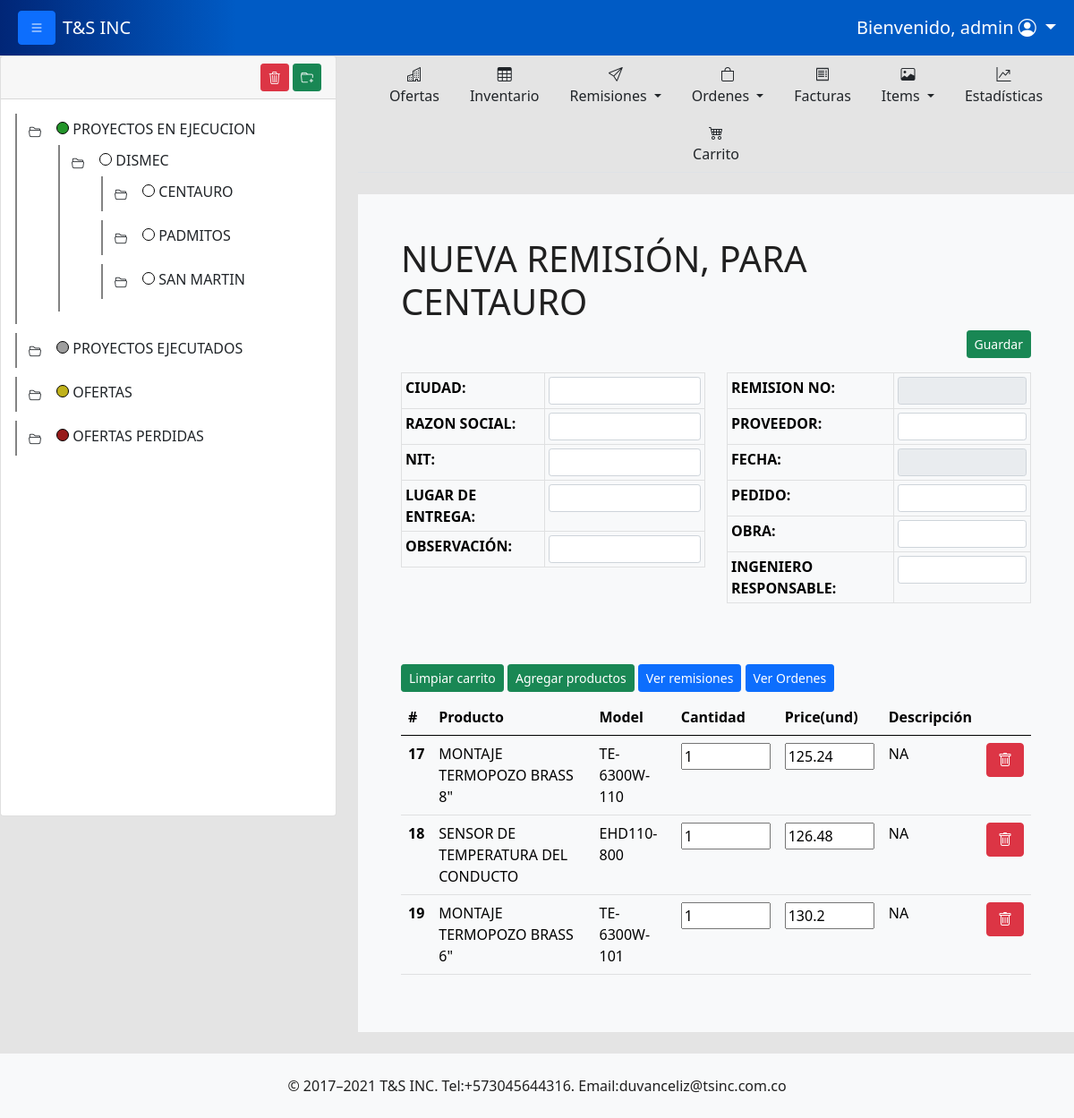
Page /createremission/14 (signed in) on the committed database.
### tsinc/models.py (models this page shows, shortened)
class Folder(models.Model):
    name = models.CharField(max_length=200)
    order = models.PositiveIntegerField(default=0)
    color = models.CharField(max_length=50, null=True, blank=True)
    parent = models.ForeignKey('self', on_delete=models.CASCADE, null=True, blank=True, related_name='children')
    project = models.ForeignKey(Project, on_delete=models.SET_NULL, null=True, blank=True)
    usersession = models.ForeignKey(User,on_delete=models.SET_NULL, null=True, blank=True )
    date = models.DateTimeField(default=timezone.now)
    class Meta:
        verbose_name = "Carpeta"
        verbose_name_plural = "Carpetas"
        ordering = ['order']

class Project(models.Model):
    name = models.CharField(max_length=200, default=None)
    company_name = models.CharField(max_length=200, default=None)
    nit = models.CharField(max_length=200,null=True)
    asesor = models.CharField(max_length=200, default=None)
    verified = models.BooleanField(default=False)
    approved = models.BooleanField(default=False)
    progress = models.IntegerField(default=0)
    date = models.DateField(default=datetime.date.today)
    usersession = models.ForeignKey(User, on_delete=models.SET_NULL, null=True, blank=True)

class ProductBox(models.Model):
    product = models.ForeignKey(Product,on_delete=models.CASCADE)
    quantity = models.IntegerField(default=0)
    price = models.FloatField(default=0)
    usersession = models.ForeignKey(User,on_delete=models.SET_NULL,null=True, blank=True)

class Product(models.Model):
    code = models.CharField(max_length=200, default=None)
    product_name = models.CharField(max_length=200, default=None)
    factory_ref = models.CharField(max_length=200, default=None)
    model = models.CharField(max_length=200, default=None)
    sale_price = models.FloatField(default=0)
    sale_price_cop = models.FloatField(default=0)
    purcharse_price = models.FloatField(default=0)
    purcharse_price_cop = models.FloatField(default=0)
    brand = models.CharField(max_length=200, default=None)
    location = models.CharField(max_length=200, default=None)
    quantity = models.IntegerField()
    point = models.CharField(max_length=100,null=True,blank=True)
    observation =models.CharField(max_length=250, null=True)
    description = models.TextField(validators=[MaxLengthValidator(500)], null=True)
    min_stock = models.IntegerField(default=0)
    iva = models.BooleanField(default=False)
    date = models.DateField(default=datetime.date.today)

### tsinc/views.py (the view, shortened to what this page needs)
# urls.py: path('createremission/<int:id>', views.create_remission, name='create_remission'),
@user_passes_test(staff_required,login_url='/accessdenied/')
@login_required
def create_remission(request,id):
    project = Project.objects.filter(id=id).first()
    if request.method == 'GET':
        path = f"createremission"
        productbox = ProductBox.objects.filter(usersession = request.user).all()
        is_staff = staff_required(request.user)
        return render(request,'createremission.html',{'productbox':productbox,
                                                      'form':CreateRemission,
                                                      'path':path,
                                                      'is_staff':is_staff,
                                                      'project':project,
                                                      })

### tsinc/context_processors.py (called while the page is built)
def folder_tree(request):
    folders = Folder.objects.select_related('parent').order_by('parent_id', 'order')
    return {
        'folder_tree':folders
    }

def get_user(request):
    return {
        'user':request.user
    }

### tsinc/views.py (called while the page is built)
def staff_required(user):
    return user.is_staff

### tsinc/templates/createremission.html (shortened to what this page needs)
{% extends 'layout_with_folder_tree.html' %} {% block body %} {% load static %}
<div class="container p-5 bg-light">
    <div class="row">
      <div class="col-md-8">
        <h4 class="display-6">NUEVA REMISIÓN, PARA {{project.name}}</h4>
      </div>
      <div class="col-md-4"></div>
    </div>
    <div class="row">
       {% include 'components/remission_comp.html' with project=project %}
    </div>
    <div class="row">
      <div class="col-md-12">
        {% include 'components/car.html' %}
      </div>
    </div>
  </div>
{% endblock %}

### tsinc/templates/layout_with_folder_tree.html (shortened to what this page needs)
{% load static %}
<!DOCTYPE html>
<html lang="es">
  <head>
    <link
      href="https://cdn.jsdelivr.net/npm/bootstrap@5.0.2/dist/css/bootstrap.min.css"
      rel="stylesheet"
    />
    <link rel="stylesheet" href="https://cdn.jsdelivr.net/npm/bootstrap-icons@1.11.3/font/bootstrap-icons.min.css">
    <link rel="stylesheet" href="{% static 'css/styles.css' %}">
    <link rel="stylesheet" href="{% static 'css_w/styles_workspace.css' %}">
  </head>
      <nav class="navbar navbar-expand-lg navbar navbar-dark" style="background: linear-gradient(90deg, rgba(1,38,119,1) 0%, rgba(0,91,197,1) 22%, rgba(0,91,197,1) 100%);">
        <div class="container-fluid">
          <div class="mx-2">
          <button class="btn btn-primary" id="btn-open-close-nav"><i class="bi bi-list"></i></button>
          </div>
          <a class="navbar-brand" href="#" >T&S INC</a>
          <div class="collapse navbar-collapse justify-content-end" id="navbarNavAltMarkup">
            <div class="navbar-nav">
              {% if user.is_staff %}
              <li class="nav-item dropdown">
                <a class="nav-link dropdown-toggle fs-5 text-white text-center" href="#" id="navbarDarkDropdownMenuLink" role="button" data-bs-toggle="dropdown" aria-expanded="false">
                  <span class="fs-5">Bienvenido, {{user.username}}</span>
                  <i class="bi bi-person-circle"></i>
                </a>
              </li>
              {% endif %}
            </div>
          </div>
        </div>
      </nav>
    <body >
      <div class="continer-flow content">
        <div class="row row-cols-2">
            <div class="col" style="display: none;  width: 400px;" id="nav-tree">
              <div class="card">
                <div class="card-header">
                    <div class="row">
                      <div class="col-8">
                      </div>
                      <div class="col-4 text-end">
                          <button id="btn-hidden-delete-folder" class="btn btn-danger btn-sm" ><i class="bi bi-trash3"></i></button>
                          <button id="btn-hidden-folder" class="btn btn-success btn-sm"><i class="bi bi-folder-plus"></i></button>
                      </div>
                    </div>
                </div>
                <div class="card-body workspace-nav">
                  <ul id="tree" >
                      {% include 'workspace_comp/subfolder_tree.html' with folders=folder_tree parent=None %}
                </ul>
                </div>
              </div>
            </div>
            <div class="col-md">
              <ul class="nav nav-tabs justify-content-center mb-4">
                <li class="nav-item">
                  <a class="nav-link text-dark text-center" href="{% url 'show_all_offers' %}">
                    <i class="bi bi-buildings d-block"></i>
                    Ofertas
                  </a>
                </li>
                <li class="nav-item">
                  <a class="nav-link text-dark text-center" href="{% url 'product' %}">
                    <i class="bi bi-table d-block"></i>
                    Inventario
                  </a>
                </li>
                <li class="nav-item dropdown">
                  <a class="nav-link dropdown-toggle text-center text-dark" data-bs-toggle="dropdown" href="#" role="button" aria-expanded="false">
                    <i class="bi bi-send d-block"></i>
                     Remisiones
                  </a>
                </li>
                <li class="nav-item dropdown">
                  <a class="nav-link dropdown-toggle text-center text-dark" data-bs-toggle="dropdown" href="#" role="button" aria-expanded="false">
                    <i class="bi bi-bag d-block"></i>
                    Ordenes
                  </a>
                </li>
                <li class="nav-item">
                  <a class="nav-link text-dark text-center" href="{% url 'invoices' %}">
                    <i class="bi bi-receipt d-block"></i>
                    Facturas
                  </a>
                </li>
                <li class="nav-item dropdown">
                  <a class="nav-link dropdown-toggle text-center text-dark" data-bs-toggle="dropdown" href="#" role="button" aria-expanded="false">
                    <i class="bi bi-image d-block"></i>
                  Items
                  </a>
                </li>
                <li class="nav-item">
                  <a class="nav-link text-dark text-center" href="{% url 'order_statictics' %}">
                    <i class="bi bi-graph-up-arrow d-block"></i>
                    Estadísticas
                  </a>
                </li>
                <li class="nav-item">
                  <a class="nav-link text-dark text-center" href="{% url 'carpage' %}">
                    <i class="bi bi-cart4 d-block"></i>
                    Carrito
                  </a>
                </li>
              </ul>
                {% block body %} {% endblock %}
            </div>
        </div>
      </div>
        <footer class="bg-light mt-4 d-flex justify-content-center">
          <div class="p-4">© 2017–2021 T&S INC. Tel:+573045644316. Email:duvanceliz@tsinc.com.co
         </div>
        </footer>
    </body>
</html>

### tsinc/templates/workspace_comp/subfolder_tree.html (shortened to what this page needs)
{% for folder in folders %}
    {% if folder.parent_id == parent %}
    <li data-id="{{folder.id}}">
            <span class="toggle-button " onclick="toggleSubfolders(this)"> <button class="btn btn btn-sm "><i class="bi bi-folder2-open"></i></button> </span>
            <div id="folder-color-indicator" style="background: {{folder.color}};"></div>
            <a href="{% url 'overview_folder' folder.id %}" class="text-dark" style="text-decoration: none;" >{{ folder.name }}</a>
            {% if folder.children.exists %}
                <ul data-id="{{folder.id}}" style="display: none;">
                    {% include 'workspace_comp/subfolder_tree.html' with folders=folders parent=folder.id %}
                </ul>
            {% else %}
            <ul>
            </ul>
            {% endif %}
        </li>
    {% endif %}
{% endfor %}

### tsinc/templates/components/car.html (shortened to what this page needs)
  <a href="{% url 'clean_productbox'%}" class="btn btn-success btn-sm mb-2">Limpiar carrito</a>
  <a href="{% url 'product' %}" class="btn btn-success btn-sm mb-2">Agregar productos</a>
  <a href="{% url 'remissions' %}" class="btn btn-primary btn-sm mb-2">Ver remisiones</a>
  <a href="{% url 'purcharse_order' %}" class="btn btn-primary btn-sm mb-2">Ver Ordenes</a>
  <div class="table-responsive">
    <table class="table table-hover table-light">
      <thead>
        <tr>
          <th scope="col">#</th>
          <th scope="col">Producto</th>
          <th scope="col">Model</th>
          <th scope="col">Cantidad</th>
          <th scope="col">Price(und)</th>
          <th scope="col">Descripción</th>
          <th></th>
        </tr>
      </thead>
      <tbody id="car">
        <tr>
          {% for product in productbox %}
          <th scope="row">{{product.id}}</th>
          <td>{{product.product.product_name}}</td>
          <td>{{product.product.model}}</td>
          <td><input type="number" value="{{product.quantity}}" style="width: 100px;" id="quantity{{product.id}}"></td>
          <td><input type="number" value="{{product.price}}" style="width: 100px;" id="price{{product.id}}"></td>
          <td>{{product.product.description}}</td>
          <td>
            <a href="{% url 'subtract_product' product.id %}" class="btn btn-danger bnt-sm"><i class="bi bi-trash"></i></a>
          </td>
        </tr>
        {%endfor%}
      </tbody>
    </table>
  </div>
  {% load static %}

### tsinc/static/css/styles.css (style rules this page uses)
body { background: #e4e4e4; color: #202020; height: 100vh; overflow-x: hidden; overflow-y: auto; }
html, body { height: 100%; margin: 0; }
body { display: flex; flex-direction: column; }
.content { flex: 1; }
ul { list-style-type: none; }
ul ul { margin-left: 10px; }
.toggle-button { cursor: pointer; font-size: 12px; margin-right: 5px; }
.workspace-nav { height: 800px; overflow-y: scroll; }
.workspace-nav { width: 100%; overflow-x: scroll; white-space: nowrap; }
#tree { list-style-type: none; margin: 0; padding: 0; }
#tree li { margin-bottom: 10px; padding: 4px; border-left: 2px solid #838383; cursor: pointer; }
#tree ul { margin-left: 10px; }

### tsinc/static/css_w/styles_workspace.css (style rules this page uses)
#folder-color-indicator { width: 14px; height: 14px; background-color: blueviolet; display: inline-block; border-radius: 10px; border: 1px solid black; }

### rows in the picture
Folder: name "PROYECTOS EN EJECUCION"
Folder: name "DISMEC"
Folder: name "CENTAURO"
Folder: name "PADMITOS"
Folder: name "SAN MARTIN"
Folder: name "PROYECTOS EJECUTADOS"
Folder: name "OFERTAS"
Folder: name "OFERTAS PERDIDAS"
Project: name "CENTAURO"
ProductBox: id "17", product.product_name "MONTAJE TERMOPOZO BRASS 8\"", product.model "TE-6300W-110", quantity "1", price "125.24", product.description "NA"
ProductBox: id "18", product.product_name "SENSOR DE TEMPERATURA DEL CONDUCTO", product.model "EHD110-800", quantity "1", price "126.48", product.description "NA"
ProductBox: id "19", product.product_name "MONTAJE TERMOPOZO BRASS 6\"", product.model "TE-6300W-101", quantity "1", price "130.2", product.description "NA"

### other values in the picture
{{ user.username }} "admin"
